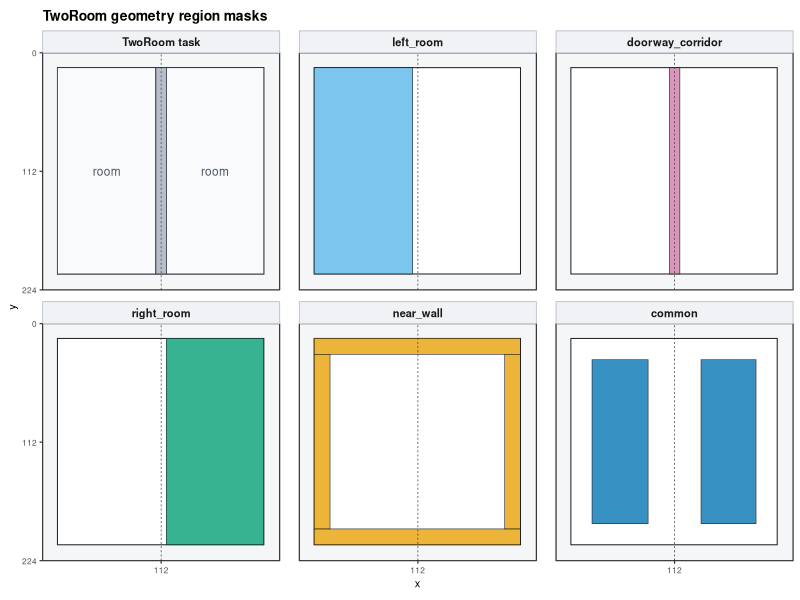
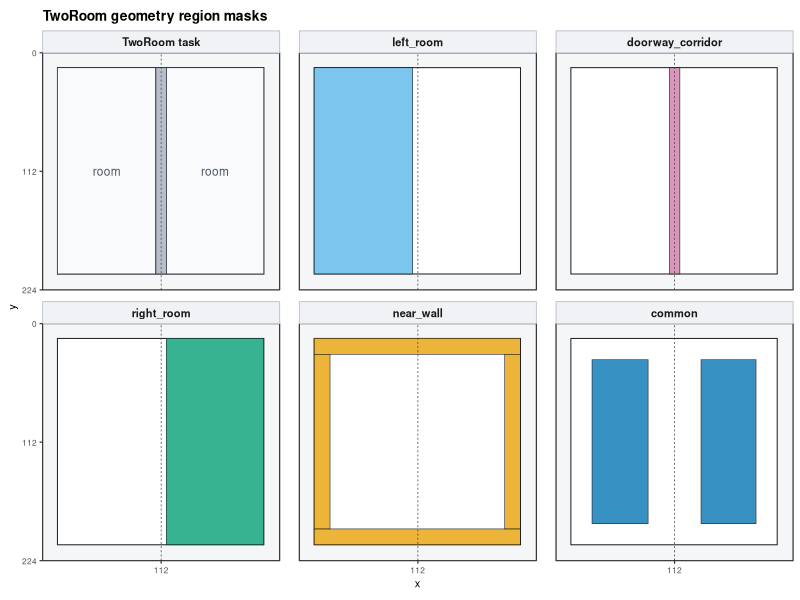

Write R code to recreate these figures, in order. (Note: this script raises an error after producing the figures.)
#!/usr/bin/env Rscript

# TwoRoom geometry region masks drawn with ggplot2.
# The first five panels show region masks. The lower-right panel shows only
# the TwoRoom task geometry, without any region-mask overlay.
#
# Source of constants:
# experiments/tworoom/README.md
# experiments/tworoom/gauge_drift.py

suppressPackageStartupMessages({
  library(ggplot2)
})

args <- commandArgs(trailingOnly = TRUE)

get_arg <- function(flag, default = NULL) {
  idx <- match(flag, args)
  if (!is.na(idx) && idx < length(args)) {
    return(args[[idx + 1L]])
  }
  default
}

script_arg <- grep("^--file=", commandArgs(trailingOnly = FALSE), value = TRUE)
script_file <- if (length(script_arg) > 0L) sub("^--file=", "", script_arg[[1L]]) else NA_character_
script_dir <- if (!is.na(script_file)) dirname(normalizePath(script_file, mustWork = FALSE)) else getwd()
output_dir <- normalizePath(get_arg("--output-dir", file.path(script_dir, "outputs")), mustWork = FALSE)
dir.create(output_dir, recursive = TRUE, showWarnings = FALSE)

img_size <- 224
pos_min <- 14
pos_max <- 209
wall_lo <- 107
wall_center <- 112
wall_hi <- 117
near_lo <- 29
near_hi <- 194
common_y_lo <- 34
common_y_hi <- 189
common_left_lo <- 34
common_left_hi <- 87
common_right_lo <- 137
common_right_hi <- 189

region_levels <- c(
  "left_room",
  "doorway_corridor",
  "right_room",
  "near_wall",
  "common"
)

panel_levels <- c(
  "TwoRoom task",
  region_levels
)

panel_labels <- c(
  left_room = "left_room",
  doorway_corridor = "doorway_corridor",
  right_room = "right_room",
  near_wall = "near_wall",
  common = "common",
  "TwoRoom task" = "TwoRoom task"
)

canvas <- data.frame(
  panel = panel_levels,
  xmin = 0,
  xmax = img_size,
  ymin = 0,
  ymax = img_size
)

playable <- data.frame(
  panel = panel_levels,
  xmin = pos_min,
  xmax = pos_max,
  ymin = pos_min,
  ymax = pos_max
)

mask_rects <- rbind(
  data.frame(panel = "left_room", region = "left_room", xmin = pos_min, xmax = wall_lo, ymin = pos_min, ymax = pos_max),
  data.frame(panel = "doorway_corridor", region = "doorway_corridor", xmin = wall_lo, xmax = wall_hi, ymin = pos_min, ymax = pos_max),
  data.frame(panel = "right_room", region = "right_room", xmin = wall_hi, xmax = pos_max, ymin = pos_min, ymax = pos_max),
  data.frame(panel = "near_wall", region = "near_wall", xmin = c(pos_min, pos_min, pos_min, near_hi), xmax = c(pos_max, pos_max, near_lo, pos_max), ymin = c(pos_min, near_hi, near_lo, near_lo), ymax = c(near_lo, pos_max, near_hi, near_hi)),
  data.frame(panel = "common", region = "common", xmin = c(common_left_lo, common_right_lo), xmax = c(common_left_hi, common_right_hi), ymin = c(common_y_lo, common_y_lo), ymax = c(common_y_hi, common_y_hi))
)

task_rooms <- rbind(
  data.frame(panel = "TwoRoom task", part = "left room", xmin = pos_min, xmax = wall_lo, ymin = pos_min, ymax = pos_max),
  data.frame(panel = "TwoRoom task", part = "center wall", xmin = wall_lo, xmax = wall_hi, ymin = pos_min, ymax = pos_max),
  data.frame(panel = "TwoRoom task", part = "right room", xmin = wall_hi, xmax = pos_max, ymin = pos_min, ymax = pos_max)
)

task_labels <- data.frame(
  panel = "TwoRoom task",
  label = c("room", "room"),
  x = c((pos_min + wall_lo) / 2, (wall_hi + pos_max) / 2),
  y = c(wall_center, wall_center)
)

canvas$panel <- factor(canvas$panel, levels = panel_levels)
playable$panel <- factor(playable$panel, levels = panel_levels)
mask_rects$panel <- factor(mask_rects$panel, levels = panel_levels)
mask_rects$region <- factor(mask_rects$region, levels = region_levels)
task_rooms$panel <- factor(task_rooms$panel, levels = panel_levels)
task_labels$panel <- factor(task_labels$panel, levels = panel_levels)

mask_colors <- c(
  left_room = "#56B4E9",
  doorway_corridor = "#CC79A7",
  right_room = "#009E73",
  near_wall = "#E69F00",
  common = "#0072B2"
)

task_colors <- c(
  "left room" = "#F8FAFC",
  "center wall" = "#B8BEC9",
  "right room" = "#F8FAFC"
)

region_plot <- ggplot() +
  geom_rect(
    data = canvas,
    aes(xmin = xmin, xmax = xmax, ymin = ymin, ymax = ymax),
    fill = "#F5F6F8",
    color = "#D0D5DD",
    linewidth = 0.25
  ) +
  geom_rect(
    data = playable,
    aes(xmin = xmin, xmax = xmax, ymin = ymin, ymax = ymax),
    fill = "#FFFFFF",
    color = "#222222",
    linewidth = 0.35
  ) +
  geom_rect(
    data = task_rooms,
    aes(xmin = xmin, xmax = xmax, ymin = ymin, ymax = ymax, fill = part),
    color = "#2F3542",
    linewidth = 0.28,
    alpha = 1
  ) +
  geom_rect(
    data = mask_rects,
    aes(xmin = xmin, xmax = xmax, ymin = ymin, ymax = ymax, fill = region),
    alpha = 0.78,
    color = "#222222",
    linewidth = 0.2
  ) +
  geom_vline(xintercept = wall_center, linetype = "22", linewidth = 0.25, color = "#444444") +
  geom_text(
    data = task_labels,
    aes(x = x, y = y, label = label),
    size = 3,
    color = "#4B5563",
    fontface = "plain"
  ) +
  facet_wrap(~ panel, ncol = 3, labeller = as_labeller(panel_labels)) +
  coord_fixed(xlim = c(0, img_size), ylim = c(img_size, 0), expand = FALSE, clip = "off") +
  scale_y_reverse(breaks = c(0, wall_center, img_size)) +
  scale_x_continuous(breaks = wall_center, labels = "112") +
  scale_fill_manual(values = c(mask_colors, task_colors), guide = "none") +
  labs(
    title = "TwoRoom geometry region masks",
    x = "x",
    y = "y"
  ) +
  theme_bw(base_size = 9) +
  theme(
    panel.grid.major = element_line(color = "#E6E8EC", linewidth = 0.2),
    panel.grid.minor = element_blank(),
    strip.background = element_rect(fill = "#F0F2F5", color = "#B8C0CC", linewidth = 0.3),
    strip.text = element_text(face = "bold", size = 8),
    plot.title = element_text(face = "bold", size = 10, hjust = 0),
    axis.title = element_text(size = 8),
    axis.text = element_text(size = 6),
    panel.spacing.x = unit(5, "mm"),
    panel.spacing.y = unit(3, "mm"),
    plot.margin = margin(5, 5, 5, 5)
  )

pdf_path <- file.path(output_dir, "tworoom_geometry_region_masks_with_task.pdf")
png_path <- file.path(output_dir, "tworoom_geometry_region_masks_with_task.png")

pdf_device <- if (capabilities("cairo")) grDevices::cairo_pdf else "pdf"

ggsave(pdf_path, region_plot, width = 150, height = 105, units = "mm", device = pdf_device)
ggsave(png_path, region_plot, width = 150, height = 105, units = "mm", dpi = 300)

session_path <- file.path(output_dir, "plot_tworoom_geometry_regions_session_info.txt")
writeLines(c(capture.output(sessionInfo()), "", "Generated files:", pdf_path, png_path), session_path)

message("Wrote ggplot2 region masks to: ", output_dir)
message(png_path)
